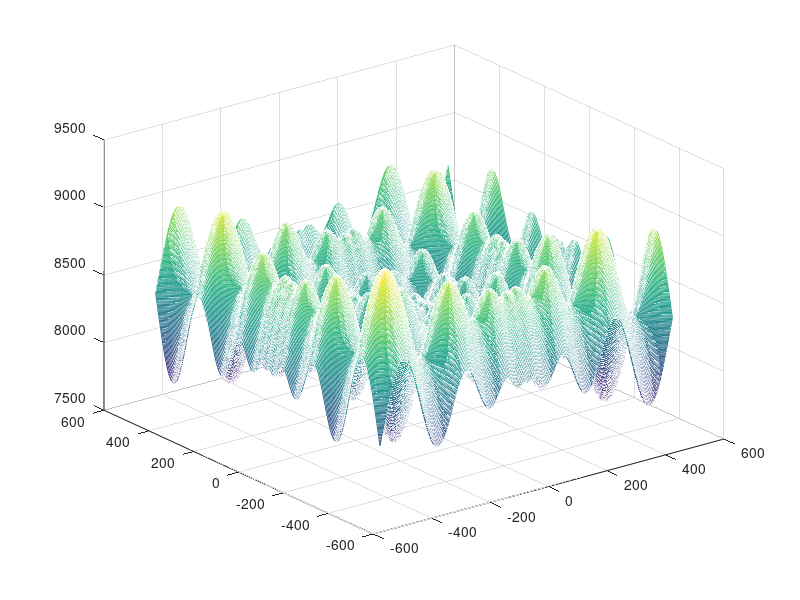

This chart was generated by the following MATLAB code:
n = 2 
V = 4189.829101 
 
x = linspace(-500,500,500); 
 
y = linspace(-500,500,500); 
 
[x,y] = meshgrid(x,y); 
 
Z = n*V+(- x.* sin(sqrt(abs(x)))) + (- y.* sin(sqrt(abs(y)))); 
 
mesh(x,y,Z); 